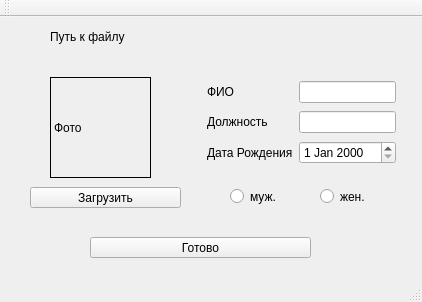
<?xml version="1.0" encoding="UTF-8"?>
<ui version="4.0">
 <class>MainWindow</class>
 <widget class="QMainWindow" name="MainWindow">
  <property name="geometry">
   <rect>
    <x>0</x>
    <y>0</y>
    <width>422</width>
    <height>302</height>
   </rect>
  </property>
  <property name="minimumSize">
   <size>
    <width>0</width>
    <height>0</height>
   </size>
  </property>
  <property name="maximumSize">
   <size>
    <width>1000000</width>
    <height>1000000</height>
   </size>
  </property>
  <property name="windowTitle">
   <string>MainWindow</string>
  </property>
  <widget class="QWidget" name="centralWidget">
   <widget class="QRadioButton" name="radioButton">
    <property name="geometry">
     <rect>
      <x>230</x>
      <y>170</y>
      <width>84</width>
      <height>19</height>
     </rect>
    </property>
    <property name="text">
     <string>муж.</string>
    </property>
   </widget>
   <widget class="QRadioButton" name="radioButton_2">
    <property name="geometry">
     <rect>
      <x>320</x>
      <y>170</y>
      <width>84</width>
      <height>19</height>
     </rect>
    </property>
    <property name="text">
     <string>жен.</string>
    </property>
   </widget>
   <widget class="QLabel" name="label_4">
    <property name="geometry">
     <rect>
      <x>50</x>
      <y>60</y>
      <width>101</width>
      <height>101</height>
     </rect>
    </property>
    <property name="frameShape">
     <enum>QFrame::Panel</enum>
    </property>
    <property name="text">
     <string>Фото</string>
    </property>
   </widget>
   <widget class="QPushButton" name="pushButton">
    <property name="geometry">
     <rect>
      <x>30</x>
      <y>170</y>
      <width>151</width>
      <height>21</height>
     </rect>
    </property>
    <property name="text">
     <string>Загрузить</string>
    </property>
   </widget>
   <widget class="QPushButton" name="pushButton_2">
    <property name="geometry">
     <rect>
      <x>90</x>
      <y>220</y>
      <width>221</width>
      <height>21</height>
     </rect>
    </property>
    <property name="text">
     <string>Готово</string>
    </property>
   </widget>
   <widget class="QLabel" name="label_5">
    <property name="geometry">
     <rect>
      <x>50</x>
      <y>10</y>
      <width>351</width>
      <height>20</height>
     </rect>
    </property>
    <property name="text">
     <string>Путь к файлу</string>
    </property>
   </widget>
   <widget class="QWidget" name="">
    <property name="geometry">
     <rect>
      <x>196</x>
      <y>51</y>
      <width>211</width>
      <height>111</height>
     </rect>
    </property>
    <layout class="QGridLayout" name="gridLayout">
     <item row="0" column="0">
      <widget class="QLabel" name="label">
       <property name="text">
        <string>ФИО</string>
       </property>
      </widget>
     </item>
     <item row="0" column="1">
      <widget class="QLineEdit" name="lineEdit"/>
     </item>
     <item row="1" column="0">
      <widget class="QLabel" name="label_2">
       <property name="text">
        <string>Должность</string>
       </property>
      </widget>
     </item>
     <item row="1" column="1">
      <widget class="QLineEdit" name="lineEdit_2"/>
     </item>
     <item row="2" column="0">
      <widget class="QLabel" name="label_3">
       <property name="text">
        <string>Дата Рождения</string>
       </property>
      </widget>
     </item>
     <item row="2" column="1">
      <widget class="QDateEdit" name="dateEdit"/>
     </item>
    </layout>
   </widget>
  </widget>
  <widget class="QMenuBar" name="menuBar">
   <property name="geometry">
    <rect>
     <x>0</x>
     <y>0</y>
     <width>422</width>
     <height>20</height>
    </rect>
   </property>
  </widget>
  <widget class="QToolBar" name="mainToolBar">
   <attribute name="toolBarArea">
    <enum>TopToolBarArea</enum>
   </attribute>
   <attribute name="toolBarBreak">
    <bool>false</bool>
   </attribute>
  </widget>
  <widget class="QStatusBar" name="statusBar"/>
 </widget>
 <layoutdefault spacing="6" margin="11"/>
 <resources/>
 <connections/>
</ui>
